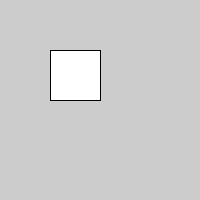
Frame 1 (no input)
Frame 60 (the mouse pressed at the canvas centre just before this capture): identical to frame 1, image omitted
Frame 120 (the mouse held since frame 60 and released just before this capture): identical to frame 1, image omitted

The Processing sketch that drew this single still picture (run headless with seeded random() and noise(); from frame 60 on, the mouse is pressed at the canvas centre):

// Processing sketch: mousePressed_exp_2_7_v2
// ── mousePressed_exp_2_7_v2.pde
//2a-Mouse Evenets Example 2.7
//3a-mousePressed Example 2.7.v2 three colors

//If the LEFT button on the mouse is pressed, set the fill to black and draw a square. As soon as the LEFT button is released, gray fill the square.

//If the RIGHT button on the mouse is pressed, set the fill to white and draw a square. As soon as the RIGHT button is released, gray fill the square.

//If no mouse button is pressed, set the fill to gray and draw a square.


void setup(){
   size(200,200);
}


void draw(){
  rect(50,50,50,50);
}

void mousePressed(){
      if (mouseButton == LEFT)
            fill(0); //black
     if (mouseButton == RIGHT)
            fill(255);}//white
            
void mouseReleased(){

   fill(126);  //gray
  }
 
